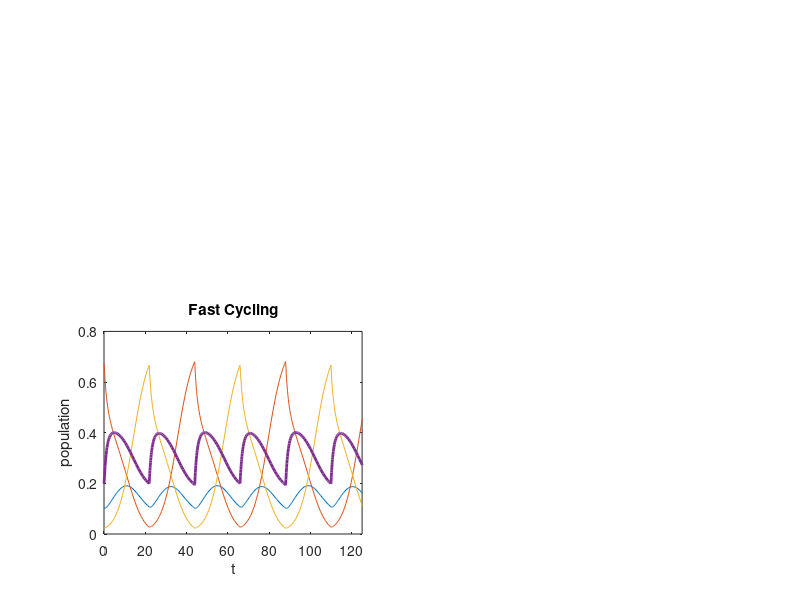

Write MATLAB code to recreate this figure.
% ModelIS   [ S, R_A,R_B,X ]

 y0=[rand(4,1);0]
% y0=[ swap*(yOut(end,1:6)') ;0];
% y0= [(yOut(end,1:6)');0];

Tlist= logspace(-0.5,2.5,1250);
Tlist=[0,Tlist];
Result=0*Tlist;
mu=1/15; %(immgration/emigration rate)
beta= [1,0.99,0.99]; %Infection rates;
smallImport=0.01;

importation= [0.5,smallImport,smallImport,1]';
importation=  importation*mu/([1,1,1,1]*importation);

g=1/10; %Ten day recovery without meds;
q=1/2.5; %treated recovery.


tau= (q-g);
MixEquil= (g + (tau*g)/(q+g))/beta(2)


Xequil= (g+mu)/beta(2);
Sequil= importation(1)/(q+mu-beta(1)*Xequil)
Bequil= importation(3)/(q+mu-beta(1)*Xequil)
Aequil= 1-Xequil-Sequil-Bequil
tSat= (log(Aequil)-log(Bequil)-1)*2/tau;

y0=[Sequil;Aequil;0;0;Bequil;Xequil;0];

extra=8;
ExitNumbers=-ones(length(Tlist),4+extra);
Maxs=-ones(length(Tlist),1);
Mins=-ones(length(Tlist),1);
Means=-ones(length(Tlist),1);
meanDownSwing=-ones(length(Tlist),1);
meanUpSwing=-ones(length(Tlist),1);


TA=22;
TB=22;

chi=@(t) 1*(mod(t,TA+TB)>TA);
ts=linspace(0,5*(TA+TB),1000);


importation= [0.5,smallImport,smallImport,1]';
importation=  importation*mu/([1,1,1,1]*importation);

b=0.5;
betaMatrix= [beta(1),0,0,0;
             0,beta(2),0,0;
             0,0,beta(3),0;
             -beta(1),-beta(2),-beta(3),0];
         
recoveryA= diag(-[q,g,q,0]);
recoveryA(end,:)=[q,g,q,0];
         
recoveryB= diag(-[q,q,g,0]);
recoveryB(end,:)=[q,q,g,0];
         
recovery= @(t)  recoveryB+chi(t)*(recoveryA-recoveryB);

Deriv =@(t,V) [(importation + betaMatrix*V(1:4)*V(4) + recovery(t)*V(1:4)-mu*V(1:4)); V(1:4); importation(2)./(V(2)); importation(3)./(V(3)); V(3)*chi(t)+(V(2)*(1-chi(t))); V(2)*V(3)];

 y0=[ones(4,1)/4;zeros(extra,1)];
 
warmupTime= 4*(TA+TB);

[tOut,yOut] = ode45(Deriv,[0,125*(TA+TB)+200],y0);

Select=find(tOut>125*(TA+TB));

figure(1)
subplot(2,2,3)

plot(tOut(Select)-tOut(Select(1)),yOut(Select,1:3));
hold on
plot(tOut(Select)-tOut(Select(1)),yOut(Select,4),'lineWidth',2);
ylim([0,0.8])
xlim([0,125])
xlabel('t');
ylabel('population');
title('Fast Cycling');